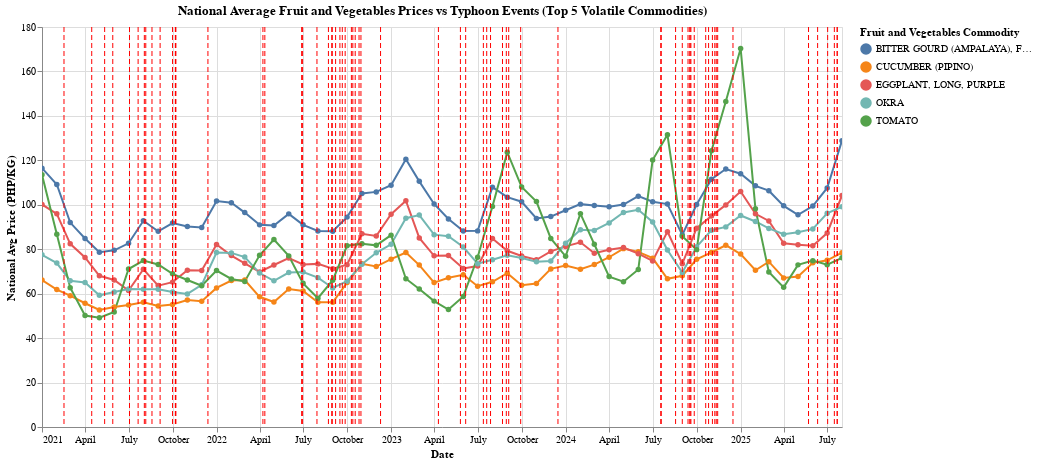

Notebook code cell kept with this figure:
### Markdown cell above
### Analysis: National Average Fruits Prices vs Typhoon Events

- **Grapes** consistently have the **highest price levels** among the top 5 fruits, but their price trend remains relatively stable over time despite typhoon clusters.  
- **Mango (Kalabao and Pico)** show **noticeable price fluctuations**, with spikes that often coincide with typhoon periods, particularly around **July–October**.  
- **Lanzones** displays a **notable deep dip in price** around **late 2024 to early 2025**, which coincides with **a cluster of typhoon events**.  
  - This suggests that **excess supply during peak harvest** combined with **possible distribution or quality issues due to typhoons** may have **driven prices downward** rather than up.  
  - Lanzones may be particularly **vulnerable to post-harvest spoilage** when transport and storage are disrupted.  
- **Avocado** prices remain fairly stable with minor fluctuations, indicating less sensitivity to typhoon shocks compared to other fruits.  
- Overall, fruit prices tend to **fluctuate less sharply than vegetables**, though some varieties (like mango) clearly respond to seasonal and climatic disruptions.

### Code cell
create_and_display_chart_for_file(PRICE_FILES[3])

### Figure 1 — Vega-Lite specification as saved in the notebook (floating-point values rounded to 4 significant figures; data arrays with more than 128 entries replaced by an {"elided": "..."} marker saying what was removed)
{"config": {"view": {"continuousWidth": 300, "continuousHeight": 300}}, "layer": [{"data": {"name": "data-0d9bf9aa7d87b66c17f9f7bf690da55f"}, "mark": {"type": "line", "point": true}, "encoding": {"color": {"field": "Commodity_Name", "title": "Fruit and Vegetables Commodity", "type": "nominal"}, "tooltip": [{"field": "Date", "format": "%Y %B", "title": "Month", "type": "temporal"}, {"field": "Commodity_Name", "title": "Commodity", "type": "nominal"}, {"field": "Retail_Price", "format": ",.2f", "title": "Avg Price (PHP)", "type": "quantitative"}], "x": {"field": "Date", "title": "Date", "type": "temporal"}, "y": {"field": "Retail_Price", "title": "National Avg Price (PHP/KG)", "type": "quantitative"}}, "name": "view_9"}, {"data": {"name": "data-1b455c24906527a42f23df88eddf95a5"}, "mark": {"type": "rule", "color": "red", "strokeDash": [5, 3]}, "encoding": {"tooltip": [{"field": "Date_Entered_PAR", "format": "%Y-%m-%d", "title": "Typhoon Entered PAR", "type": "temporal"}, {"field": "Typhoon Name", "type": "nominal"}, {"field": "Classification", "type": "nominal"}, {"field": "Peak Intensity", "type": "nominal"}], "x": {"field": "Date_Entered_PAR", "type": "temporal"}}}], "height": 400, "params": [{"name": "param_15", "select": {"type": "interval", "encodings": ["x"]}, "bind": "scales", "views": ["view_9"]}], "title": "National Average Fruit and Vegetables Prices vs Typhoon Events (Top 5 Volatile Commodities)", "width": 800, "$schema": "https://vega.github.io/schema/vega-lite/v5.20.1.json", "datasets": {"data-0d9bf9aa7d87b66c17f9f7bf690da55f": {"elided": "280 records"}, "data-1b455c24906527a42f23df88eddf95a5": [{"Typhoon Name": "Auring", "Date_Entered_PAR": "2021-02-16T00:00:00", "Classification": "Tropical Storm", "Peak Intensity": "85 km/h, 994 hPa"}, {"Typhoon Name": "Bising", "Date_Entered_PAR": "2021-04-15T00:00:00", "Classification": "Super Typhoon", "Peak Intensity": "220 km/h, 895 hPa"}, {"Typhoon Name": "Crising", "Date_Entered_PAR": "2021-05-12T00:00:00", "Classification": "Tropical Storm", "Peak Intensity": "65 km/h, 1002 hPa"}, {"Typhoon Name": "Dante", "Date_Entered_PAR": "2021-05-29T00:00:00", "Classification": "Tropical Storm", "Peak Intensity": "75 km/h, 996 hPa"}, {"Typhoon Name": "Emong", "Date_Entered_PAR": "2021-07-03T00:00:00", "Classification": "Tropical Depression", "Peak Intensity": "55 km/h, 1002 hPa"}, {"Typhoon Name": "Fabian", "Date_Entered_PAR": "2021-07-21T00:00:00", "Classification": "Typhoon ", "Peak Intensity": "150 km/h, 955 hPa"}, {"Typhoon Name": "Gorio", "Date_Entered_PAR": "2021-08-03T00:00:00", "Classification": "Severe Tropical Storm", "Peak Intensity": "45 km/h, 998 hPa"}, {"Typhoon Name": "Huaning", "Date_Entered_PAR": "2021-08-06T00:00:00", "Classification": "Tropical Storm", "Peak Intensity": "65 km/h, 992 hPa"}, {"Typhoon Name": "Isang", "Date_Entered_PAR": "2021-08-19T00:00:00", "Classification": "Severe Tropical Storm", "Peak Intensity": "100 km/h, 992 hPa"}, {"Typhoon Name": "Jolina", "Date_Entered_PAR": "2021-09-05T00:00:00", "Classification": "Typhoon", "Peak Intensity": "120 km/h, 985 hPa"}, {"Typhoon Name": "Kiko", "Date_Entered_PAR": "2021-10-07T00:00:00", "Classification": "Super Typhoon", "Peak Intensity": "215 km/h, 910 hPa"}, {"Typhoon Name": "Lannie", "Date_Entered_PAR": "2021-10-01T00:00:00", "Classification": "Tropical Storm", "Peak Intensity": "45 km/h, 1002 hPa"}, {"Typhoon Name": "Maring", "Date_Entered_PAR": "2021-10-07T00:00:00", "Classification": "Severe Tropical Storm", "Peak Intensity": "100 km/h, 975 hPa"}, {"Typhoon Name": "Nando", "Date_Entered_PAR": "2021-10-08T00:00:00", "Classification": "Tropical Depression", "Peak Intensity": "55 km/h, 996 hPa"}, {"Typhoon Name": "Odette", "Date_Entered_PAR": "2021-12-14T00:00:00", "Classification": "Super Typhoon", "Peak Intensity": "195 km/h, 915 hPa"}, {"Typhoon Name": "Agaton", "Date_Entered_PAR": "2022-04-08T00:00:00", "Classification": "Tropical Storm", "Peak Intensity": "75 km/h, 996 hPa"}, {"Typhoon Name": "Basyang", "Date_Entered_PAR": "2022-04-12T00:00:00", "Classification": "Typhoon", "Peak Intensity": "120 km/h, 975 hPa"}, {"Typhoon Name": "Caloy", "Date_Entered_PAR": "2022-06-28T00:00:00", "Classification": "Typhoon", "Peak Intensity": "55 km/h, 998 hPa"}, {"Typhoon Name": "Domeng", "Date_Entered_PAR": "2022-06-30T00:00:00", "Classification": "Tropical Storm", "Peak Intensity": "85 km/h, 994 hPa"}, {"Typhoon Name": "Ester", "Date_Entered_PAR": "2022-07-30T00:00:00", "Classification": "Tropical Storm", "Peak Intensity": "55 km/h, 998 hPa"}, {"Typhoon Name": "Florita", "Date_Entered_PAR": "2022-08-23T00:00:00", "Classification": "Severe Tropical Storm", "Peak Intensity": "110 km/h, 985 hPa"}, {"Typhoon Name": "Gardo", "Date_Entered_PAR": "2022-08-30T00:00:00", "Classification": "Tropical Depression", "Peak Intensity": "55 km/h, 998 hPa"}, {"Typhoon Name": "Henry", "Date_Entered_PAR": "2022-08-31T00:00:00", "Classification": "Super Typhoon", "Peak Intensity": "195 km/h, 920 hPa"}, {"Typhoon Name": "Inday", "Date_Entered_PAR": "2022-09-07T00:00:00", "Classification": "Typhoon", "Peak Intensity": "165 km/h, 950 hPa"}, {"Typhoon Name": "Josie", "Date_Entered_PAR": "2022-09-16T00:00:00", "Classification": "Super Typhoon", "Peak Intensity": "185 km/h, 925 hPa"}, {"Typhoon Name": "Karding", "Date_Entered_PAR": "2022-09-21T00:00:00", "Classification": "Super Typhoon", "Peak Intensity": "195 km/h, 920 hPa"}, {"Typhoon Name": "Luis", "Date_Entered_PAR": "2022-09-27T00:00:00", "Classification": "Severe Tropical Storm", "Peak Intensity": "100 km/h, 990 hPa"}, {"Typhoon Name": "Maymay", "Date_Entered_PAR": "2022-10-10T00:00:00", "Classification": "Tropical Depression", "Peak Intensity": "45 km/h, 1002 hPa"}, {"Typhoon Name": "Neneng", "Date_Entered_PAR": "2022-10-13T00:00:00", "Classification": "Typhoon", "Peak Intensity": "120 km/h, 975 hPa"}, {"Typhoon Name": "Obet", "Date_Entered_PAR": "2022-10-18T00:00:00", "Classification": "Tropical Depression", "Peak Intensity": "55 km/h, 1004 hPa"}, {"Typhoon Name": "Paeng", "Date_Entered_PAR": "2022-10-26T00:00:00", "Classification": "Severe Tropical Storm", "Peak Intensity": "100 km/h, 980 hPa"}, {"Typhoon Name": "Queenie", "Date_Entered_PAR": "2022-10-30T00:00:00", "Classification": "Tropical Storm", "Peak Intensity": "75 km/h, 1000 hPa"}, {"Typhoon Name": "Rosal", "Date_Entered_PAR": "2022-12-10T00:00:00", "Classification": "Tropical Storm", "Peak Intensity": "85 km/h, 994 hPa"}, {"Typhoon Name": "Amang", "Date_Entered_PAR": "2023-04-10T00:00:00", "Classification": "Tropical Depression", "Peak Intensity": "55 km/h, 1004 hPa"}, {"Typhoon Name": "Betty", "Date_Entered_PAR": "2023-05-26T00:00:00", "Classification": "Super Typhoon", "Peak Intensity": "195 km/h, 915 hPa"}, {"Typhoon Name": "Chedeng", "Date_Entered_PAR": "2023-06-06T00:00:00", "Classification": "Typhoon", "Peak Intensity": "150 km/h, 955 hPa"}, {"Typhoon Name": "Dodong", "Date_Entered_PAR": "2023-07-13T00:00:00", "Classification": "Typhoon", "Peak Intensity": "65 km/h, 994 hPa"}, {"Typhoon Name": "Egay", "Date_Entered_PAR": "2023-07-20T00:00:00", "Classification": "Super Typhoon", "Peak Intensity": "185 km/h, 925 hPa"}, {"Typhoon Name": "Falcon", "Date_Entered_PAR": "2023-07-28T00:00:00", "Classification": "Typhoon", "Peak Intensity": "175 km/h, 930 hPa"}, {"Typhoon Name": "Goring", "Date_Entered_PAR": "2023-08-22T00:00:00", "Classification": "Super Typhoon", "Peak Intensity": "195 km/h, 920 hPa"}, {"Typhoon Name": "Hannah", "Date_Entered_PAR": "2023-08-30T00:00:00", "Classification": "Typhoon", "Peak Intensity": "155 km/h, 945 hPa"}, {"Typhoon Name": "Ineng", "Date_Entered_PAR": "2023-09-04T00:00:00", "Classification": "Tropical Depression", "Peak Intensity": "55 km/h, 1000 hPa"}, {"Typhoon Name": "Jenny", "Date_Entered_PAR": "2023-09-29T00:00:00", "Classification": "Typhoon", "Peak Intensity": "175 km/h, 940 hPa"}, {"Typhoon Name": "Kabayan", "Date_Entered_PAR": "2023-12-16T00:00:00", "Classification": "Tropical Storm", "Peak Intensity": "65 km/h, 1002 hPa"}, {"Typhoon Name": "Aghon", "Date_Entered_PAR": "2025-05-23T00:00:00", "Classification": "Typhoon", "Peak Intensity": "140 km/h, 965 hPa"}, {"Typhoon Name": "Butchoy", "Date_Entered_PAR": "2024-07-18T00:00:00", "Classification": "Tropical Depression", "Peak Intensity": "55 km/h, 1000 hPa"}, {"Typhoon Name": "Carina", "Date_Entered_PAR": "2024-07-19T00:00:00", "Classification": "Super Typhoon", "Peak Intensity": "185 km/h, 920 hPa"}, {"Typhoon Name": "Dindo", "Date_Entered_PAR": "2024-08-18T00:00:00", "Classification": "Tropical Storm", "Peak Intensity": "65 km/h, 1000 hPa"}, {"Typhoon Name": "Enteng", "Date_Entered_PAR": "2024-09-01T00:00:00", "Classification": "Severe Tropical Depression", "Peak Intensity": "110 km/h, 975 hPa"}, {"Typhoon Name": "Ferdie", "Date_Entered_PAR": "2024-09-13T00:00:00", "Classification": "Severe Tropical Storm", "Peak Intensity": "95 km/h, 990 hPa"}, {"Typhoon Name": "Gener", "Date_Entered_PAR": "2024-09-17T00:00:00", "Classification": "Super Typhoon", "Peak Intensity": "55 km/h, 996 hPa"}, {"Typhoon Name": "Helen", "Date_Entered_PAR": "2024-09-17T00:00:00", "Classification": "Tropical Storm", "Peak Intensity": "85 km/h, 994 hPa"}, {"Typhoon Name": "Igme", "Date_Entered_PAR": "2024-09-19T00:00:00", "Classification": "Tropical Depression", "Peak Intensity": "55 km/h, 1002 hPa"}, {"Typhoon Name": "Julian", "Date_Entered_PAR": "2024-09-26T00:00:00", "Classification": "Super Typhoon", "Peak Intensity": "195 km/h, 920 hPa"}, {"Typhoon Name": "Kristine", "Date_Entered_PAR": "2024-10-20T00:00:00", "Classification": "Severe Tropical Storm", "Peak Intensity": "100 km/h, 980 hPa"}, {"Typhoon Name": "Leon", "Date_Entered_PAR": "2024-10-26T00:00:00", "Classification": "Super Typhoon", "Peak Intensity": "185 km/h, 925 hPa"}, {"Typhoon Name": "Marce", "Date_Entered_PAR": "2024-11-03T00:00:00", "Classification": "Typhoon", "Peak Intensity": "175 km/h, 945 hPa"}, {"Typhoon Name": "Nika", "Date_Entered_PAR": "2024-11-08T00:00:00", "Classification": "Typhoon", "Peak Intensity": "130 km/h, 975 hPa"}, {"Typhoon Name": "Ofel", "Date_Entered_PAR": "2024-11-11T00:00:00", "Classification": "Super Typhoon", "Peak Intensity": "185 km/h, 940 hPa"}, {"Typhoon Name": "Pepito", "Date_Entered_PAR": "2024-11-14T00:00:00", "Classification": "Super Typhoon", "Peak Intensity": "195 km/h, 925 hPa"}, {"Typhoon Name": "Querubin", "Date_Entered_PAR": "2024-12-16T00:00:00", "Classification": "Tropical Depression", "Peak Intensity": "45 km/h, 1004 hPa"}, {"Typhoon Name": "Auring", "Date_Entered_PAR": "2025-06-11T00:00:00", "Classification": "Tropical Depression", "Peak Intensity": "45 km/h, 1004 hPa"}, {"Typhoon Name": "Bising", "Date_Entered_PAR": "2025-07-02T00:00:00", "Classification": "Tropical Storm", "Peak Intensity": "140 km/h, 960 hPa"}, {"Typhoon Name": "Crising", "Date_Entered_PAR": "2025-07-16T00:00:00", "Classification": "Severe Tropical Storm", "Peak Intensity": "100 km/h, 980 hPa"}, {"Typhoon Name": "Dante", "Date_Entered_PAR": "2025-07-22T00:00:00", "Classification": "Tropical Storm", "Peak Intensity": "75 km/h, 990 hPa"}, {"Typhoon Name": "Emong", "Date_Entered_PAR": "2025-07-22T00:00:00", "Classification": "Typhoon", "Peak Intensity": "120 km/h, 975 hPa"}]}}
